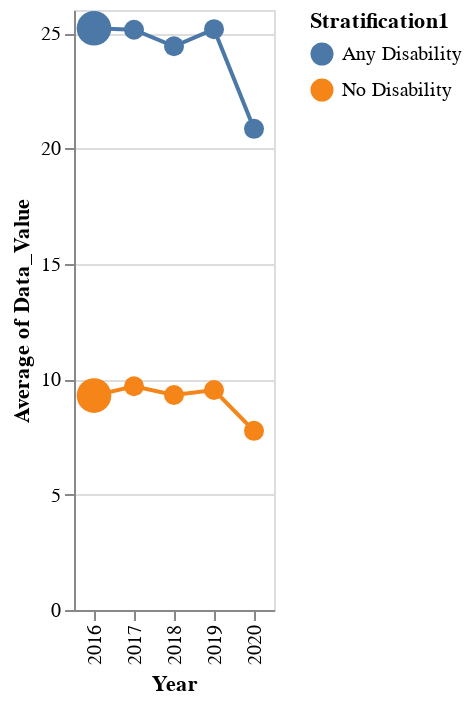

This figure's notebook cell:
### Code cell
line_chart = alt.Chart(df).mark_line().encode(
    x="Year:O",
    y="average(Data_Value):Q",
    color='Stratification1:N'
).add_selection(selection).transform_filter(selection).transform_filter(selection)

point_chart = alt.Chart(df).mark_circle().encode(
    x="Year:O",
    y="average(Data_Value):Q",
    color='Stratification1:N',
    size=alt.condition(alt.datum.Year==interested_year, alt.value(300), alt.value(100))
).transform_filter(selection)
line_chart+point_chart

### Figure 1 — Vega-Lite specification as saved in the notebook (floating-point values rounded to 4 significant figures; data arrays with more than 128 entries replaced by an {"elided": "..."} marker saying what was removed)
{"config": {"view": {"continuousWidth": 400, "continuousHeight": 300}}, "layer": [{"mark": "line", "encoding": {"color": {"field": "Stratification1", "type": "nominal"}, "x": {"field": "Year", "type": "ordinal"}, "y": {"aggregate": "average", "field": "Data_Value", "type": "quantitative"}}, "selection": {"selector021": {"type": "single", "fields": ["id"]}}, "transform": [{"filter": {"selection": "selector021"}}, {"filter": {"selection": "selector021"}}]}, {"mark": "circle", "encoding": {"color": {"field": "Stratification1", "type": "nominal"}, "size": {"condition": {"value": 300, "test": "(datum.Year === 2016)"}, "value": 100}, "x": {"field": "Year", "type": "ordinal"}, "y": {"aggregate": "average", "field": "Data_Value", "type": "quantitative"}}, "transform": [{"filter": {"selection": "selector021"}}]}], "data": {"name": "data-31cf41f2229be224ffdfcc90d3dd21df"}, "$schema": "https://vega.github.io/schema/vega-lite/v4.17.0.json", "datasets": {"data-31cf41f2229be224ffdfcc90d3dd21df": {"elided": "518 records"}}}
